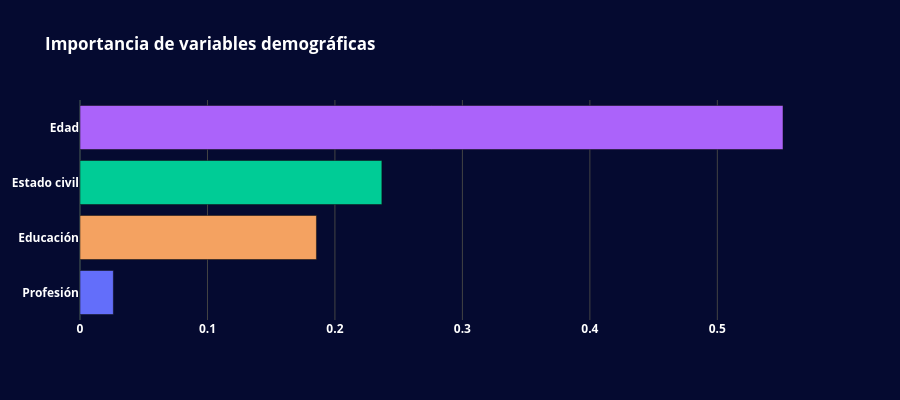

Notebook code cell kept with this figure:
### Code cell
import plotly.graph_objects as go

importancias = pd.Series(
    arbol.feature_importances_,
    index=['Edad', 'Profesión', 'Estado civil', 'Educación']
).sort_values(ascending=True)

fig = go.Figure(go.Bar(
    x=importancias.values,
    y=importancias.index,
    orientation='h',
    marker=dict(color=colores_clusters) # Usar paleta de clusters (aunque sean variables, mantiene coherencia)
))

# Layout Importancia
fig.update_layout(
    title='Importancia de variables demográficas',
    template='custom',
    font=dict(color='white', weight='bold'),
    height=400,
    paper_bgcolor='#050a30',
    plot_bgcolor='#050a30',
    xaxis=dict(showgrid=True, gridcolor='#444')
)

fig.show()

### Figure 1 — Plotly figure (JSON) as saved in the notebook; plotly's stock layout.template omitted (floating-point values rounded to 4 significant figures)
{"data": [{"marker": {"color": ["#636EFA", "#F4A261", "#00CC96", "#AB63FA"]}, "orientation": "h", "x": [0.02617, 0.1855, 0.2368, 0.5515], "y": ["Profesión", "Educación", "Estado civil", "Edad"], "type": "bar"}], "layout": {"font": {"color": "white", "weight": "bold"}, "xaxis": {"showgrid": true, "gridcolor": "#444"}, "title": {"text": "Importancia de variables demográficas"}, "height": 400, "paper_bgcolor": "#050a30", "plot_bgcolor": "#050a30"}}
